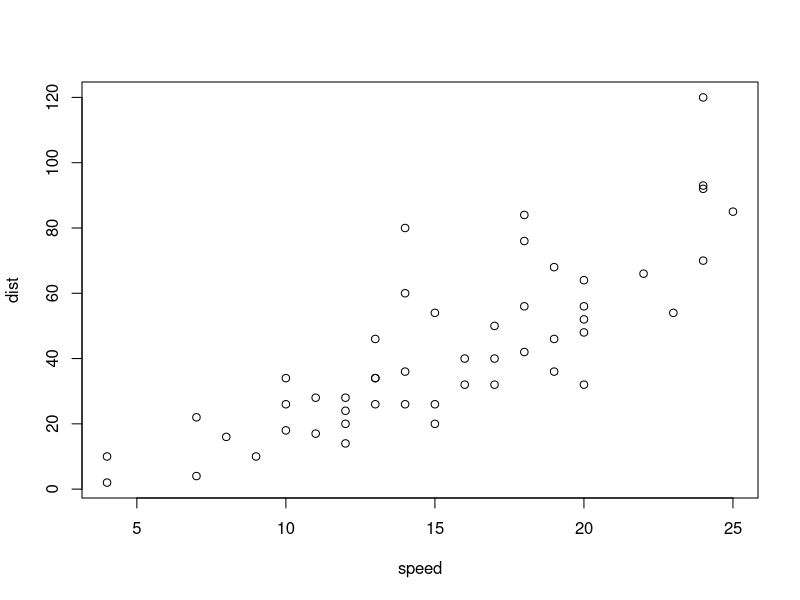
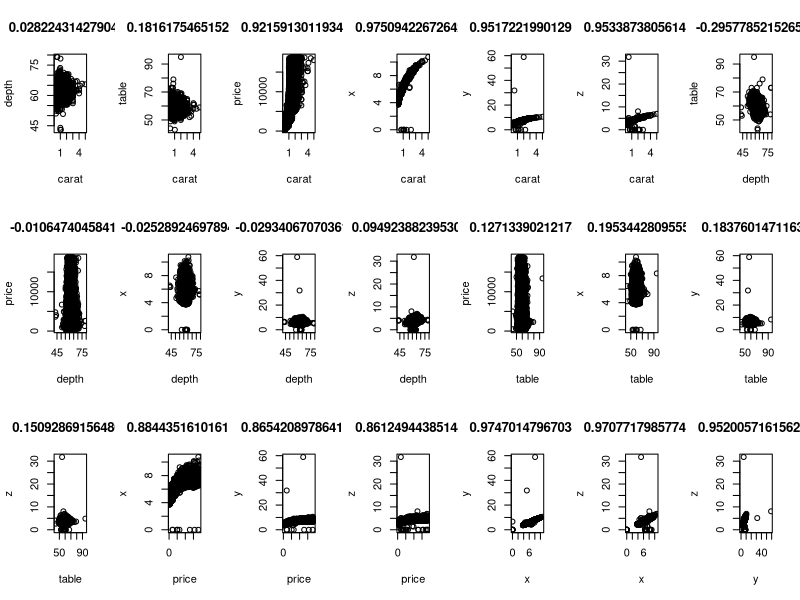

R code for these plots, in order:
## ---- chunk 1
summary(cars)
## ---- chunk 2
plot(cars)
## ---- chunk 3
#1
require(ggplot2)
data(diamonds)# import ggplot2 and diamonds data
new_num <- diamonds[sapply(diamonds,is.numeric)]#sapply is a function that I use here to check if each column of diamonds is numerical.It can tranvesr over data and call the function for each item.  sapply(diamonds,is.numeric) returns      carat     cut   color clarity   depth   table   price       x       y       z   TRUE   FALSE   FALSE   FALSE    TRUE    TRUE    TRUE    TRUE    TRUE    TRUE .     Then use diamonds[] to get the numerical columns.
#2
#One important thing is that the problem itself does not say if I need to get the pairs of non-numerical variables, so I just assume that we only can use numerical variables so that I can calculate the correlation coefficient.
#Also, according to the example in the problem, I assume that I just need to create different pairs of variables not including pairs which are combined by itself,like'x-x'.
string=''# Create an empty string to store the string result
for (n in 1:6)
  {string<-c(string,c(paste(colnames(new_num[n]),colnames(new_num[(n+1):7]),sep='-')))#Use paste function to combine pairs of column names by '-'. Also, use (string,...) to add more named strings in to the series of string so that I  create a variable string including many strings which are like 'x-y'.
  }
string<-c(string[-1])# The first string is empty, so after creating the string variable,I get rid of the first one.
data1=0#Same idea for the data, I want to create a series of numbers, so I create a number to store the numbers.
for (n in 1:6)
{ data1<-c(data1,cor(new_num[n],new_num[(n+1):7],method='pearson'))}# Similar to the string, use data1 to store each correlation numbers.
data1<-c(data1[-1])#Similar to the string,get rid of the first one because the first one is 0.
correlation_data<-data.frame(string,data1)# Combine string and data1 into a data.frame
correlation_data
#3
mainplots<-par(mfrow=c(3,7))# par(mfrow) is to create a 3 by 7 collection of graghs together into one figure.
num=0# here is to create a countable number so that I can output the corresponding correlation coefficient from the dataframe.
for (i in 1:6)#two for loop to get the exact pair of column data from the new_num dataframe which has only numerical variables.
{for (j in (i+1):7){
num=num+1
plot(new_num[c(i,j)], main=c(correlation_data[num,2]))}}#plot each pair of numerical datas with the title named by the corrosponding correlation coefficient.
par(mainplots)#reset the par option


